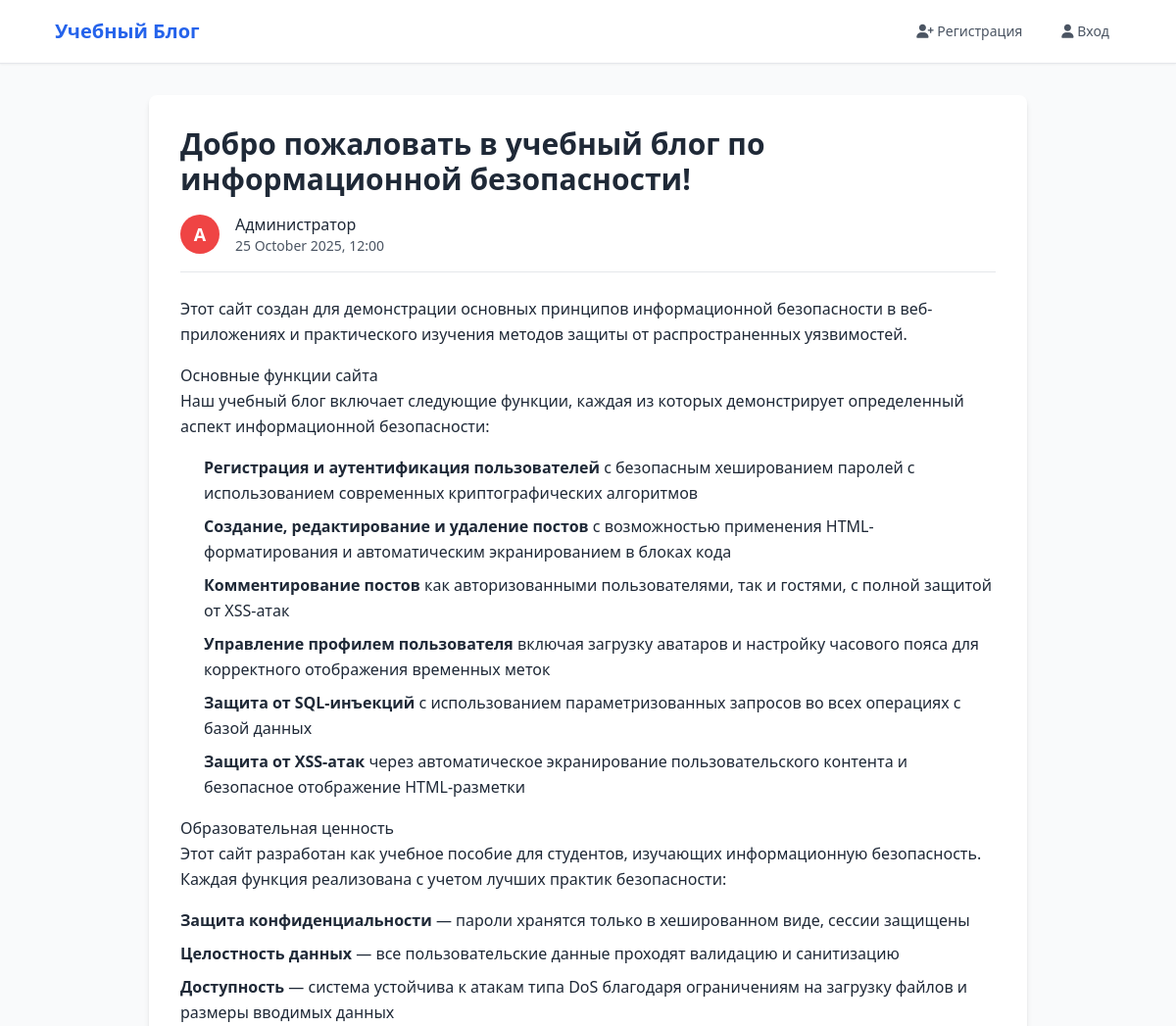
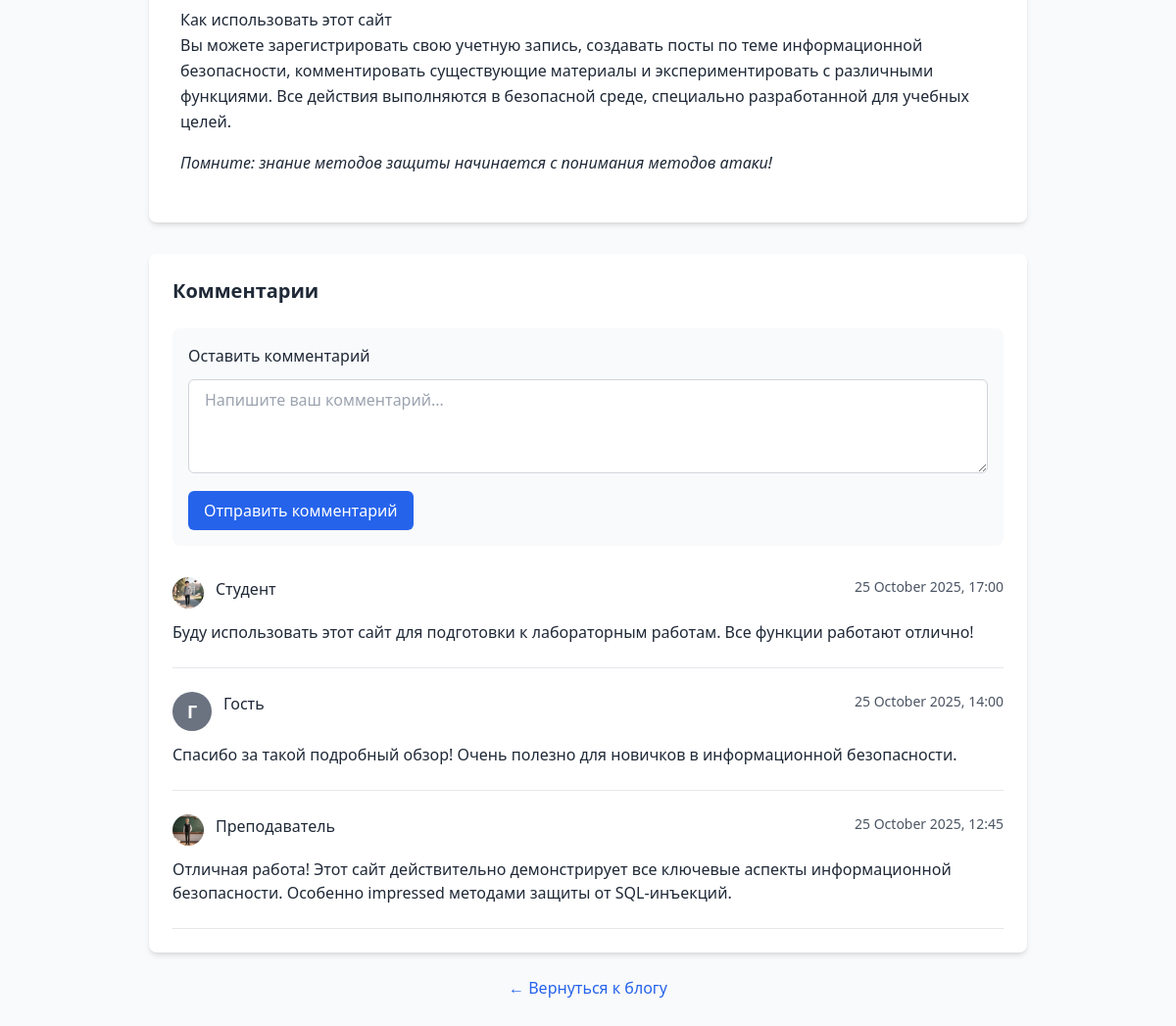
/post/1, run on the app's committed database (2 pictures, top to bottom).
### tables this page shows
CREATE TABLE posts (
            id INTEGER PRIMARY KEY AUTOINCREMENT,
            title TEXT NOT NULL,
            content TEXT NOT NULL,
            author_id INTEGER NOT NULL,
            created_at TIMESTAMP DEFAULT CURRENT_TIMESTAMP,
            updated_at TIMESTAMP NULL,
            FOREIGN KEY (author_id) REFERENCES users (id)
        );

CREATE TABLE users (
            id INTEGER PRIMARY KEY AUTOINCREMENT,
            username TEXT UNIQUE NOT NULL,
            password_hash TEXT NOT NULL,
            email TEXT UNIQUE NOT NULL,
            avatar TEXT DEFAULT 'default.png',
            timezone_offset INTEGER DEFAULT 3
        );

CREATE TABLE comments (
            id INTEGER PRIMARY KEY AUTOINCREMENT,
            content TEXT NOT NULL,
            post_id INTEGER NOT NULL,
            author_name TEXT DEFAULT 'Гость',
            created_at TIMESTAMP DEFAULT CURRENT_TIMESTAMP,
            FOREIGN KEY (post_id) REFERENCES posts (id)
        );

### app.py (the view)
@app.route('/post/<int:post_id>')
def post_detail(post_id):
    try:
        conn = get_db_connection()
        post = conn.execute('''
            SELECT p.*, u.username as author_name, u.avatar as author_avatar, u.timezone_offset
            FROM posts p
            JOIN users u ON p.author_id = u.id
            WHERE p.id = ?
        ''', (post_id,)).fetchone()
        comments = conn.execute('''
            SELECT c.*, u.username as author_name, u.avatar as author_avatar, u.timezone_offset
            FROM comments c
            LEFT JOIN users u ON c.author_name = u.username
            WHERE c.post_id = ?
            ORDER BY c.created_at DESC
        ''', (post_id,)).fetchall()
        if post:
            post_dict = dict(post)
            post_dict['formatted_date'] = format_datetime(post['created_at'], post['timezone_offset'])
            post_dict['first_letter'] = get_first_letter(post['author_name'])
            if post['updated_at']:
                post_dict['edited_info'] = {
                    'formatted_date': format_datetime(post['updated_at'], post['timezone_offset']),
                    'is_edited': True
                }
            else:
                post_dict['edited_info'] = {'is_edited': False}
            formatted_comments = []
            for comment in comments:
                comment_dict = dict(comment)
                timezone_offset = comment['timezone_offset'] if comment['timezone_offset'] is not None else 3
                comment_dict['formatted_date'] = format_datetime(comment['created_at'], timezone_offset)
                comment_dict['first_letter'] = get_first_letter(comment['author_name'])
                comment_dict['escaped_content'] = escape_code_html(comment['content'])
                formatted_comments.append(comment_dict)
            conn.close()
            return render_template('post.html', post=post_dict, comments=formatted_comments)
        else:
            conn.close()
            flash('Пост не найден', 'error')
            return redirect(url_for('index'))
    except sqlite3.OperationalError as e:
        init_db()
        return redirect(url_for('post_detail', post_id=post_id))

### app.py (called while the page is built)
def get_first_letter(username):
    for char in username:
        if char.isalpha():
            return char.upper()
    return username[0].upper() if username else '?'

def format_datetime(dt_str, timezone_offset=3):
    try:
        dt = datetime.fromisoformat(dt_str.replace('T', ' '))
        dt = dt + timedelta(hours=timezone_offset)
        return dt.strftime('%d %B %Y, %H:%M')
    except:
        return dt_str

def escape_code_html(text):
    if text is None:
        return ''
    return (text
            .replace('&', '&amp;')
            .replace('<', '&lt;')
            .replace('>', '&gt;')
            .replace('"', '&quot;'))

### database.py (called while the page is built)
def get_db_connection():
    conn = sqlite3.connect(Config.DATABASE_PATH)
    conn.row_factory = sqlite3.Row
    return conn

### templates/post.html (shortened to what this page needs)
{% extends "base.html" %}
{% block content %}
<div class="max-w-4xl mx-auto">
    <div class="bg-white rounded-lg shadow-md p-8 mb-8">
        <h1 class="text-3xl font-bold text-gray-800 mb-4">{{ post.title }}</h1>
        <div class="flex items-center mb-6 pb-4 border-b">
            {% if post.author_avatar and post.author_avatar != 'default.png' %}
                <img src="{{ url_for('static', filename='avatars/' + post.author_avatar) }}"
                     alt="Аватар автора"
                     class="w-12 h-12 rounded-full object-cover mr-4">
            {% else %}
                <div class="avatar-circle avatar-{{ post.first_letter }} mr-4">
                    {{ post.first_letter }}
                </div>
            {% endif %}
            <div>
                <p class="font-medium text-gray-800">{{ post.author_name }}</p>
                <p class="text-sm text-gray-600">{{ post.formatted_date }}</p>
            </div>
        </div>
        <div class="text-gray-800 leading-relaxed prose prose-lg">
            {{ post.content|safe }}
        </div>
    </div>
    <div class="bg-white rounded-lg shadow-md p-6">
        <h3 class="text-xl font-bold text-gray-800 mb-6">Комментарии</h3>
        <div class="mb-8 p-4 bg-gray-50 rounded-lg">
            <h4 class="font-medium text-gray-800 mb-3">Оставить комментарий</h4>
            <form method="POST" action="{{ url_for('add_comment', post_id=post.id) }}">
                <textarea name="content"
                          class="w-full px-4 py-2 border border-gray-300 rounded-md focus:outline-none focus:ring-2 focus:ring-blue-500 focus:border-transparent h-24"
                          placeholder="Напишите ваш комментарий..." required></textarea>
                <button type="submit" class="mt-3 bg-blue-600 hover:bg-blue-700 text-white font-medium py-2 px-4 rounded-md transition duration-200">
                    Отправить комментарий
                </button>
            </form>
        </div>
        <div class="space-y-6">
            {% if comments %}
                {% for comment in comments %}
                <div class="pb-6 border-b">
                    <div class="flex items-start mb-3">
                        {% if comment.author_name == 'Гость' %}
                            <div class="avatar-circle avatar-gray mr-3">
                                Г
                            </div>
                        {% else %}
                            {% if comment.author_avatar and comment.author_avatar != 'default.png' %}
                                <img src="{{ url_for('static', filename='avatars/' + comment.author_avatar) }}"
                                     alt="Аватар автора"
                                     class="w-8 h-8 rounded-full object-cover mr-3">
                            {% else %}
                                <div class="avatar-circle avatar-{{ comment.first_letter }} mr-3">
                                    {{ comment.first_letter }}
                                </div>
                            {% endif %}
                        {% endif %}
                        <div class="flex-1">
                            <div class="flex justify-between items-start">
                                <p class="font-medium text-gray-800">{{ comment.author_name }}</p>
                                <p class="text-sm text-gray-600">{{ comment.formatted_date }}</p>
                            </div>
                        </div>
                    </div>
                    <p class="text-gray-800">{{ comment.escaped_content|replace('\n', '<br>')|safe }}</p>
                </div>
                {% endfor %}
            {% else %}
                <p class="text-gray-600 text-center py-4">Пока нет комментариев. Будьте первым!</p>
            {% endif %}
        </div>
    </div>
    <div class="mt-6 text-center">
        <a href="{{ url_for('index') }}" class="text-blue-600 hover:text-blue-800 font-medium">
            ← Вернуться к блогу
        </a>
    </div>
</div>
{% endblock %}

### templates/base.html (style rules this page uses)
.prose { max-width: none; }
.prose p { margin-bottom: 1rem; }
.prose ul { margin-left: 1.5rem; margin-bottom: 1rem; }
.prose li { margin-bottom: 0.5rem; }
.avatar-circle { width: 40px; height: 40px; border-radius: 50%; display: flex; align-items: center; justify-content: center; font-weight: bold; color: white; font-size: 18px; background-color: #6b7280; }
.avatar-gray { background-color: #6b7280; }
.avatar-А, .avatar-Б, .avatar-В { background-color: #ef4444; }

### data on the page
posts: title "Добро пожаловать в учебный блог по информационной безопасности!", content "Этот сайт создан для демонстрации основных принципов информационной безопасности в веб-приложениях и практического изучения методов защиты от распространенных уязвимостей. Основные функции сайта Наш учебный блог включает следующие функции, каждая из которых демонстрирует определенный аспект информационной безопасности: Регистрация и аутентификация пользователей с безопасным хешированием паролей с использованием современных криптографических алгоритмов Создание, редактирование и удаление постов с возможностью применения HTML-форматирования и автоматическим экранированием в блоках кода Комментирование постов как авторизованными пользователями, так и гостями, с полной защитой от XSS-атак…"
users: author_name "Администратор"
comments: avatar (picture), author_name "Студент", formatted_date "25 October 2025, 17:00", escaped_content "Буду использовать этот сайт для подготовки к лабораторным работам. Все функции работают отлично!"
comments: shows "Г", author_name "Гость", formatted_date "25 October 2025, 14:00", escaped_content "Спасибо за такой подробный обзор! Очень полезно для новичков в информационной безопасности."
comments: avatar (picture), author_name "Преподаватель", formatted_date "25 October 2025, 12:45", escaped_content "Отличная работа! Этот сайт действительно демонстрирует все ключевые аспекты информационной безопасности. Особенно impressed методами защиты от SQL-инъекций."

### other printed values
{{ post.first_letter }} "А"
{{ post.formatted_date }} "25 October 2025, 12:00"
